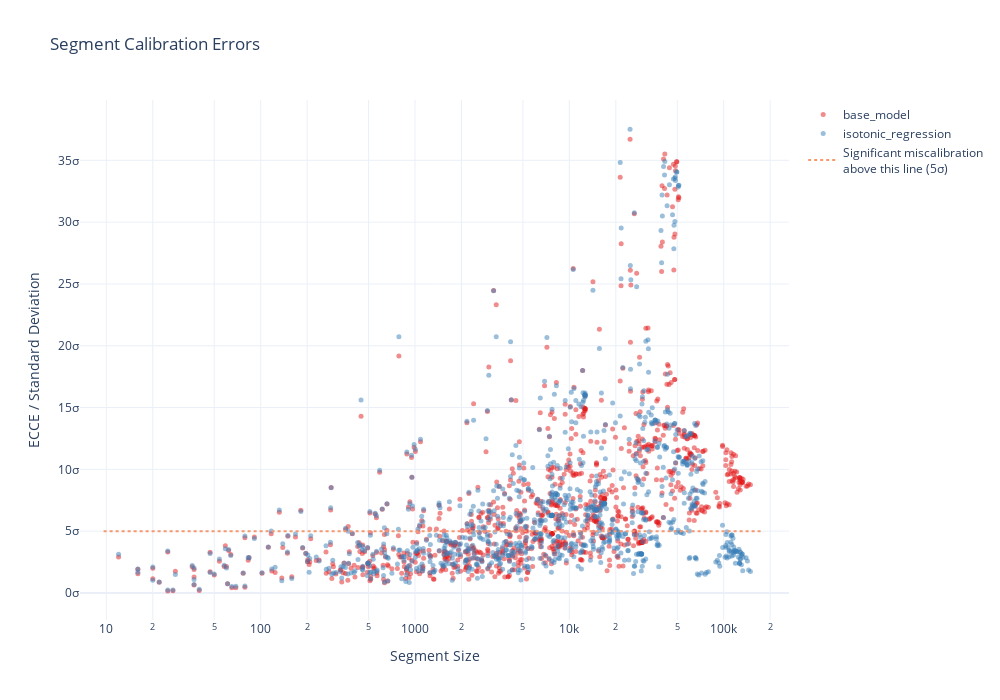

Notebook cell for this chart:
### Markdown cell above
Although isotonic regression nearly perfected global calibration, at least one segment still shows substantial miscalibration. The MCE after applying isotonic regression is almost as large as for the base model, and the sigma scale confirms this error is highly statistically significant.

To visualize calibration error across all segments considered by the MCE, we use `plot_segment_calibration_errors` to show ECCE σ for each segment. We compute plots for each score separately, then combine them with the helper function `combine_segment_calibration_plots`.

### Code cell
segment_ecce_plots = {}

segment_ecce_plots["base_model"] = plotting.plot_segment_calibration_errors(
    mce=mce_base_model,
    quantity="segments_ecce_sigma",
).update_layout(width=700)

segment_ecce_plots["isotonic_regression"] = plotting.plot_segment_calibration_errors(
    mce=mce_isotonic_regression,
    quantity="segments_ecce_sigma",
).update_layout(width=700)

combine_segment_calibration_plots(
    segment_plots=segment_ecce_plots,
    quantity="segments_ecce_sigma",
).update_layout(height=700, width=1000)

### Figure 1 — Plotly figure (JSON) as saved in the notebook; plotly's stock layout.template omitted (floating-point values rounded to 4 significant figures; data arrays with more than 128 entries replaced by an {"elided": "..."} marker saying what was removed)
{"data": [{"customdata": {"elided": "1000x16 mixed values"}, "hovertemplate": "<b>base_model</b><br>Segment Size: %{x}<br>segment_ecces_sigma_scale: %{y}<br>MAR=%{customdata[0]}<br>RELP=%{customdata[1]}<br>CIT=%{customdata[2]}<br>MIG=%{customdata[3]}<br>MIL=%{customdata[4]}<br>ANC=%{customdata[5]}<br>RAC1P=%{customdata[6]}<br>DIS=%{customdata[7]}<br>ESP=%{customdata[8]}<br>NATIVITY=%{customdata[9]}<br>DEAR=%{customdata[10]}<br>DEYE=%{customdata[11]}<br>DREM=%{customdata[12]}<br>SEX=%{customdata[13]}<br>AGEP=%{customdata[14]}<extra></extra>", "marker": {"color": "rgb(228,26,28)", "opacity": 0.5, "size": 5}, "mode": "markers", "name": "base_model", "type": "scatter", "x": {"elided": "1000 int values"}, "y": {"elided": "1000 float values"}}, {"customdata": {"elided": "1000x16 mixed values"}, "hovertemplate": "<b>isotonic_regression</b><br>Segment Size: %{x}<br>segment_ecces_sigma_scale: %{y}<br>MAR=%{customdata[0]}<br>RELP=%{customdata[1]}<br>CIT=%{customdata[2]}<br>MIG=%{customdata[3]}<br>MIL=%{customdata[4]}<br>ANC=%{customdata[5]}<br>RAC1P=%{customdata[6]}<br>DIS=%{customdata[7]}<br>ESP=%{customdata[8]}<br>NATIVITY=%{customdata[9]}<br>DEAR=%{customdata[10]}<br>DEYE=%{customdata[11]}<br>DREM=%{customdata[12]}<br>SEX=%{customdata[13]}<br>AGEP=%{customdata[14]}<extra></extra>", "marker": {"color": "rgb(55,126,184)", "opacity": 0.5, "size": 5}, "mode": "markers", "name": "isotonic_regression", "type": "scatter", "x": {"elided": "1000 int values"}, "y": {"elided": "1000 float values"}}, {"hoverinfo": "skip", "line": {"color": "rgba(247, 152, 111, 1)", "dash": "dot", "width": 2}, "mode": "lines", "name": "Significant miscalibration</br></br>above this line (5σ)", "showlegend": true, "type": "scatter", "x": [9.6, 178800.0], "y": [5, 5]}], "layout": {"height": 700, "legend": {"orientation": "v", "x": 1.02, "xanchor": "left", "y": 1, "yanchor": "top"}, "margin": {"r": 150}, "title": {"text": "Segment Calibration Errors"}, "width": 1000, "xaxis": {"title": {"text": "Segment Size"}, "type": "log"}, "yaxis": {"ticksuffix": "σ", "title": {"text": "ECCE / Standard Deviation"}}}}
